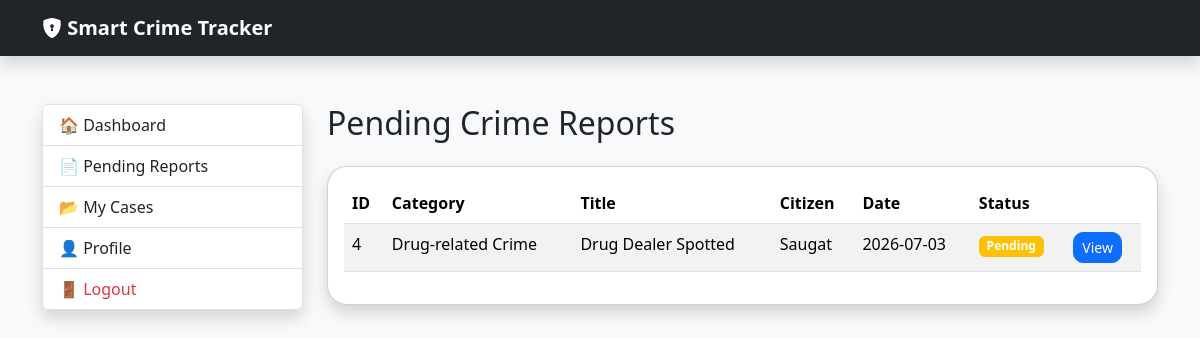
The app's page /police/pending (signed in), older data.
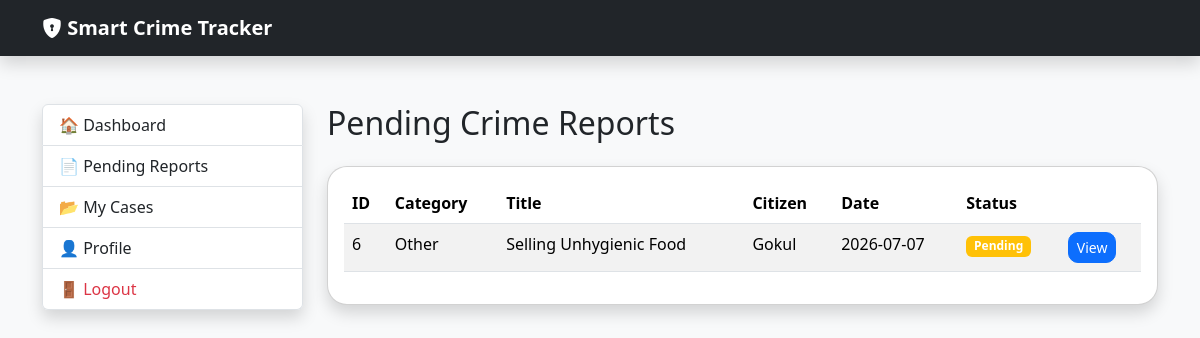
The same page, newer data.
### tables this page shows
CREATE TABLE crime_reports(

            report_id INTEGER PRIMARY KEY AUTOINCREMENT,

            citizen_id INTEGER,

            category_id INTEGER,

            title TEXT,

            description TEXT,

            location TEXT,

            evidence TEXT,

            report_date TEXT,

            status TEXT DEFAULT 'Pending',

            assigned_officer INTEGER, incident_date TEXT, rejection_reason TEXT, created_at TEXT, closed_at TEXT, closing_remarks TEXT,

            FOREIGN KEY(citizen_id)
                REFERENCES users(user_id),

            FOREIGN KEY(category_id)
                REFERENCES crime_categories(category_id),

            FOREIGN KEY(assigned_officer)
                REFERENCES users(user_id)
        );

CREATE TABLE crime_categories(

            category_id INTEGER PRIMARY KEY AUTOINCREMENT,

            category_name TEXT UNIQUE NOT NULL,

            description TEXT
        );

CREATE TABLE users(

            user_id INTEGER PRIMARY KEY AUTOINCREMENT,

            full_name TEXT NOT NULL,

            username TEXT UNIQUE NOT NULL,

            password TEXT NOT NULL,

            role TEXT NOT NULL,

            phone TEXT,

            address TEXT,

            status TEXT DEFAULT 'Active'
        );

### routes/police_routes.py (the view)
@police_bp.route("/police/pending")
def pending_reports():
    if session.get("role") != "Police":
        return redirect("/login")
    reports = db.fetchall("""
        SELECT
            cr.report_id,
            cc.category_name,
            cr.title,
            u.full_name AS citizen_name,
            cr.incident_date,
            cr.location,
            cr.status
        FROM crime_reports cr
        JOIN users u
            ON cr.citizen_id = u.user_id
        JOIN crime_categories cc
            ON cr.category_id = cc.category_id
        WHERE cr.assigned_officer IS NULL
        AND cr.status='Pending'
        ORDER BY cr.report_date DESC
    """)
    return render_template(
        "police/pending_reports.html",
        reports=reports
    )

### database.py (called while the page is built)
    def fetchall(self, query, parameters=()):
        self.cursor.execute(query, parameters)
        return self.cursor.fetchall()

### templates/police/pending_reports.html
{% extends "police/layout.html" %}
{% block police_content %}
<h2 class="mb-4">
    Pending Crime Reports
</h2>
<div class="card shadow">
    <div class="card-body">
        <table class="table table-striped">
            <thead>
                <tr>
                    <th>ID</th>
                    <th>Category</th>
                    <th>Title</th>
                    <th>Citizen</th>
                    <th>Date</th>
                    <th>Status</th>
                    <th></th>
                </tr>
            </thead>
            <tbody>
                {% for report in reports %}
                <tr>
                    <td>{{ report.report_id }}</td>
                    <td>{{ report.category_name }}</td>
                    <td>{{ report.title }}</td>
                    <td>{{ report.citizen_name }}</td>
                    <td>{{ report.incident_date }}</td>
                    <td>
                        <span class="badge bg-warning">
                            {{ report.status }}
                        </span>
                    </td>
                    <td>
                        <a href="{{ url_for('police.report_details', report_id=report.report_id) }}"
                           class="btn btn-primary btn-sm">
                            View
                        </a>
                    </td>
                </tr>
                {% else %}
                <tr>
                    <td colspan="7" class="text-center">
                        No pending reports.
                    </td>
                </tr>
                {% endfor %}
            </tbody>
        </table>
    </div>
</div>
{% endblock %}

### templates/police/layout.html
{% extends "base.html" %}
{% block content %}
<div class="row">
    <div class="col-md-3">
        <div class="list-group shadow">
            <a href="{{ url_for('police.dashboard') }}"
               class="list-group-item list-group-item-action">
                🏠 Dashboard
            </a>
            <a href="{{ url_for('police.pending_reports') }}"
               class="list-group-item list-group-item-action">
                📄 Pending Reports
            </a>
            <a href="{{ url_for('police.assigned_cases') }}"
               class="list-group-item list-group-item-action">
                📂 My Cases
            </a>
           <a href="{{ url_for('police.profile') }}"
               class="list-group-item list-group-item-action">
                👤 Profile
            </a>
            <a href="{{ url_for('auth.logout') }}"
               class="list-group-item list-group-item-action text-danger">
                🚪 Logout
            </a>
        </div>
    </div>
    <div class="col-md-9">
        {% block police_content %}
        {% endblock %}
    </div>
</div>
{% endblock %}

### templates/base.html (shortened to what this page needs)
<!DOCTYPE html>
<html lang="en">
<head>
    <link href="https://cdn.jsdelivr.net/npm/bootstrap@5.3.3/dist/css/bootstrap.min.css"
          rel="stylesheet">
    <link href="https://cdn.jsdelivr.net/npm/bootstrap-icons@1.11.3/font/bootstrap-icons.css"
          rel="stylesheet">
    <link rel="stylesheet"
          href="{{ url_for('static', filename='css/style.css') }}">
</head>
<body class="bg-light">
<nav class="navbar navbar-expand-lg navbar-dark bg-dark shadow">
    <div class="container">
        <a class="navbar-brand fw-bold" href="/">
            <i class="bi bi-shield-lock-fill"></i>
            Smart Crime Tracker
        </a>
    </div>
</nav>
<div class="container mt-5">
    {% block content %}
    {% endblock %}
</div>
</body>
</html>

### static/style.css (style rules this page uses)
body { background:#f5f7fa; }
.btn { border-radius:10px; }
.card { border-radius:20px; }

Row changes from the older to the newer data that the page shows:
no longer on this page (row edited): crime_reports: report_id "4", category_name "Drug-related Crime", title "Drug Dealer Spotted", citizen_name "Saugat", incident_date "2026-07-03", status "Pending"
added crime_reports: report_id "6", category_name "Other", title "Selling Unhygienic Food", citizen_name "Gokul", incident_date "2026-07-07", status "Pending"
